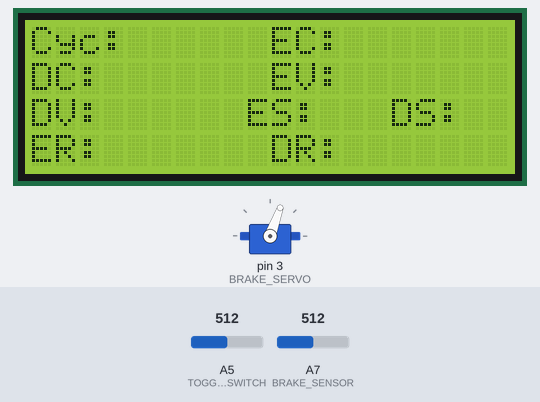
Bench run of a sketch on a simulated Arduino Nano, built with avr-gcc and run on an emulated ATmega328P. Parts: servo, 20×4 character LCD. The inputs (shaded band) are chosen by the test bench; at power-on: A7 (BRAKE_SENSOR) = 512, A5 (TOGGLE_SWITCH) = 512.

Above: at 6.3 s.
6.4 s: A7 (BRAKE_SENSOR) set to 716
At 17.8 s:
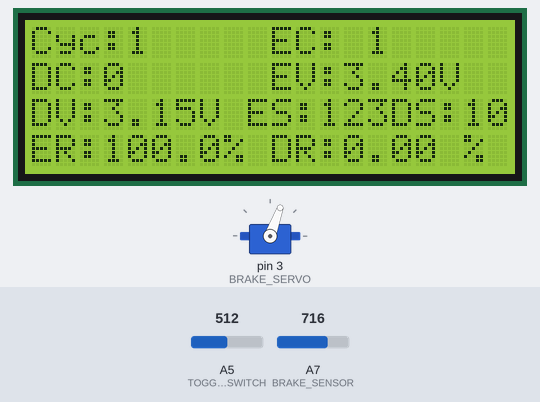
24.7 s: A7 (BRAKE_SENSOR) set to 900
At 29.6 s:
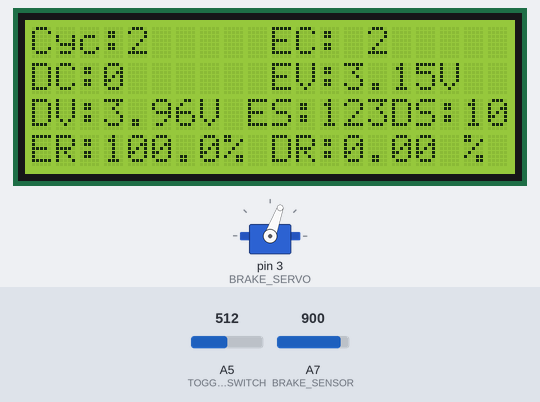
30.8 s: A7 (BRAKE_SENSOR) set to 1023
At 42.7 s:
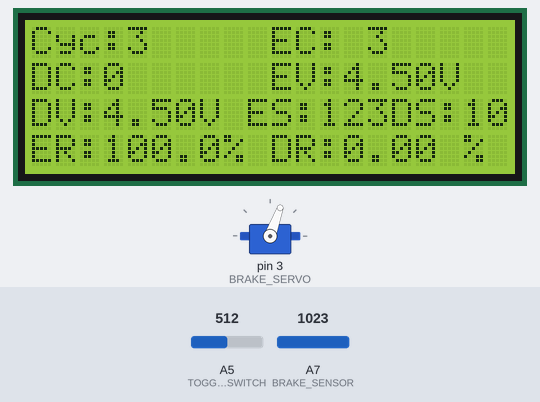
Timing chart, 0 to 47.6 s (numbered marks = the images above; inputs shaded):
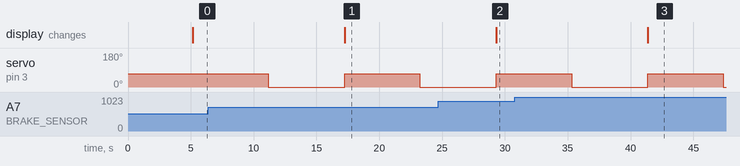

Measured:
- after the input at 6.4 s, the display: changes after 10.8 s (image 1)
- after the input at 24.7 s, the display: changes after 4.6 s (image 2)
- after the input at 30.8 s, the display: changes after 10.6 s (image 3)

The sketch:

Main_Controller.ino
```cpp
#include "Libraries.h"
#include "Pin_Assignments.h"
#include "Analog_Reader.h"
#include "LCD_Controller.h"
#include "Servo_Controller.h"

int control_array[2]={0,0}; // Toggle Switch, Potentiometer
float brake1 = 0.00;
float brake2 = 0.00;

//Counters:

int engage_counter = 0;
int disengage_counter = 0;
int cycles = 0;
int engage_accuracy = 0;
int disengage_accuracy = 0;

void setup() {

  Serial.begin(9600);

  servoSetup();

  analogReaderSetup();

  LCDSetup();

}

void loop() {

  analogReader(control_array);

  servoEngage(control_array);

  brake1 = brakeSensor();

  if (brake1 > 3){
    engage_counter++;
  }
  else{
    engage_counter = engage_counter;
  }

  servoDisengage(control_array);

  brake2 = brakeSensor();

  if (brake2 < 1.5 ){
    disengage_counter++;
  }
  else{
    disengage_counter = disengage_counter;
  }

  cycles++;

  engage_accuracy = float(float(engage_counter)/float(cycles))*100.00;
  disengage_accuracy = float(float(disengage_counter)/float(cycles))*100.00;

  LCDDisplay(control_array[1],control_array[2], engage_counter, brake1, disengage_counter, brake2, cycles, engage_accuracy, disengage_accuracy);

  /*
  Serial.print("Engage Counter: "); Serial.print(engage_counter); Serial.print("\t");
  Serial.print("Engage Voltage: "); Serial.print(brake1); Serial.print("\t");
  Serial.print("Disengage Counter: "); Serial.print(disengage_counter); Serial.print("\t");
  Serial.print("Disengage Voltage: "); Serial.print(brake2); Serial.print("\t");
  Serial.print("Cycles: "); Serial.print(cycles); Serial.print("\t");
  Serial.print("Engage accuracy: "); Serial.print(engage_accuracy);Serial.print("%"); Serial.print("\t");
  Serial.print("Disengage accuracy: "); Serial.print(disengage_accuracy);Serial.print("%"); Serial.println();
  */


}
```

Analog_Reader.cpp
```cpp
#include "Libraries.h"
#include "Pin_Assignments.h"
#include "Analog_Reader.h"
#include "LCD_Controller.h"
#include "Servo_Controller.h"

#import <Arduino.h>

float voltage = 0.00;
float pot_val = 0.00;
float EMA_PREVIOUS_BRAKE = 0.00;
float EMA_PREVIOUS_POT = 0.00;
int brake_status = 0;


void analogReaderSetup(){

  pinMode(TOGGLE_SWITCH, INPUT);
  pinMode(POT, INPUT);

  EMA_PREVIOUS_BRAKE = analogRead(BRAKE_SENSOR);
  EMA_PREVIOUS_POT = analogRead(POT);

}

void analogReader(int control_array[2]){

  pot_val = analogRead(POT);
  pot_val = (EMA_ALPHA*pot_val)+(EMA_PREVIOUS_POT*(1-EMA_ALPHA));
  EMA_PREVIOUS_POT = pot_val;

}

float brakeSensor(){

  voltage = analogRead(BRAKE_SENSOR);
  voltage = ((EMA_ALPHA*voltage)+(EMA_PREVIOUS_BRAKE*(1-EMA_ALPHA)))*VOLTAGE_MAP;
  EMA_PREVIOUS_BRAKE =  voltage;

  delay(1000);
  return voltage;

}
```

Analog_Reader.h
```cpp
#ifndef ANALOG_READER_H
#define ANALOG_READER_H

void analogReaderSetup();
void analogReader(int control_array[2]);
float brakeSensor();

#endif
```

Pin_Assignments.h
```cpp
#ifndef PIN_ASSIGNMENTS_H
#define PIN_ASSIGNMENTS_H

//Globals:
const float EMA_ALPHA = 0.9;
const int ENGAGE_TIME = 5000;
const int DISENGAGE_TIME = 5000;
const int ENGAGED = 70;
const int DISENGAGED = 0;
const float VOLTAGE_MAP = (5.00/1023.00);

#define TOGGLE_SWITCH 19
#define POT A5
#define BRAKE_SENSOR A7

//LCD pins
//#define


//Servo pin
#define BRAKE_SERVO 3


#endif
```

Servo_Controller.cpp
```cpp
#include "Libraries.h"
#include "Pin_Assignments.h"
#include "Analog_Reader.h"
#include "LCD_Controller.h"
#include "Servo_Controller.h"

#import <Arduino.h>

Servo brake_servo;

void servoSetup(){

  brake_servo.attach(BRAKE_SERVO);
  brake_servo.write(ENGAGED);
  delay(ENGAGE_TIME);

}

void servoEngage(int control_array[2]){

  brake_servo.write(ENGAGED);
  delay(ENGAGE_TIME);

}

void servoDisengage(int control_array[2]){

  brake_servo.write(DISENGAGED);
  delay(DISENGAGE_TIME);

}
```

Servo_Controller.h
```cpp
#ifndef SERVO_CONTROLLER_H
#define SERVO_CONTROLLER_H

void servoSetup();
void servoEngage(int control_array[2]);
void servoDisengage(int control_array[2]);

#endif
```

LCD_Controller.cpp
```cpp
#include "Libraries.h"
#include "Pin_Assignments.h"
#include "Analog_Reader.h"
#include "LCD_Controller.h"
#include "Servo_Controller.h"

#import <Arduino.h>

LiquidCrystal_I2C lcd(0x27,20,4);  // set the LCD address to 0x27 for a 16 chars and 2 line display

void LCDSetup(){
  lcd.init();                      // initialize the lcd
  lcd.init();
  // Print a message to the LCD.
  lcd.backlight();

  lcd.setCursor(0,0);
  lcd.print("Cyc:");

  lcd.setCursor(10,0);
  lcd.print("EC:");

  lcd.setCursor(0,1);
  lcd.print("DC:");

  lcd.setCursor(10,1);
  lcd.print("EV:");

  lcd.setCursor(0,2);
  lcd.print("DV:");

  lcd.setCursor(9,2);
  lcd.print("ES:");

  lcd.setCursor(15,2);
  lcd.print("DS:");

  lcd.setCursor(0,3);
  lcd.print("ER:");

  lcd.setCursor(10,3);
  lcd.print("DR:");


}


void LCDDisplay(int toggle_switch,int pot_status, int engage_counter, float brake1, int disengage_counter, float brake2, int cycles, float engage_accuracy, float disengage_accuracy){

  lcd.setCursor(0,0);
  lcd.print("Cyc");
  lcd.setCursor(4,0);
  lcd.print(cycles);

  lcd.setCursor(10,0);
  lcd.print("EC:");
  lcd.setCursor(14,0);
  lcd.print(engage_counter);

  lcd.setCursor(0,1);
  lcd.print("DC:");

  lcd.setCursor(3,1);
  lcd.print(disengage_counter);

  lcd.setCursor(10,1);
  lcd.print("EV:");
  lcd.setCursor(13,1);
  lcd.print(brake1);
  lcd.setCursor(17,1);
  lcd.print("V");

  lcd.setCursor(0,2);
  lcd.print("DV:");
  lcd.setCursor(3,2);
  lcd.print(brake2);
  lcd.setCursor(7,2);
  lcd.print("V");

  lcd.setCursor(9,2);
  lcd.print("ES:");
  lcd.setCursor(12,2);
  lcd.print("123");

  lcd.setCursor(15,2);
  lcd.print("DS:");
  lcd.setCursor(18,2);
  lcd.print("10");


  lcd.setCursor(0,3);
  lcd.print("ER:");

  lcd.setCursor(3,3);
  lcd.print(engage_accuracy);

  lcd.setCursor(8,3);
  lcd.print("%");

  lcd.setCursor(10,3);
  lcd.print("DR:");

  lcd.setCursor(13,3);
  lcd.print(disengage_accuracy);

  lcd.setCursor(18,3);
  lcd.print("%");


}
```

LCD_Controller.h
```cpp
#ifndef LCD_CONTROLLER_H
#define LCD_CONTROLLER_H

void LCDSetup();
void LCDDisplay(int toggle_status,int pot_status, int engage_counter, float brake1, int disengage_counter, float brake2, int cycles, float engage_accuracy, float disengage_accuracy);

#endif
```

Libraries.h
```cpp
#ifndef LIBRARIES_H
#define LIBRARIES_H

#include <Servo.h>
#include <Wire.h>
#include <LiquidCrystal_I2C.h>


#endif
```
